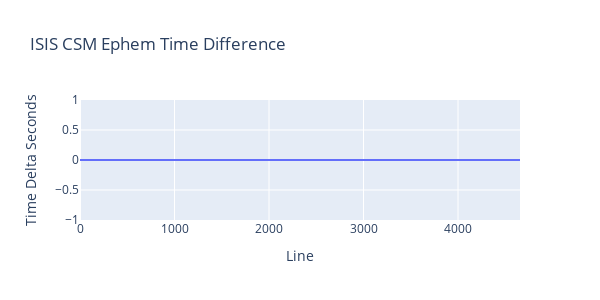

The notebook cell saved with this chart:
### Code cell
csmisis_diff_ephem_plot

### Figure 1 — Plotly figure (JSON) as saved in the notebook; plotly's stock layout.template omitted (floating-point values rounded to 4 significant figures; data arrays with more than 128 entries replaced by an {"elided": "..."} marker saying what was removed)
{"data": [{"line": {"shape": "spline"}, "type": "scatter", "x": [0, 95.02, 190.0, 285.1, 380.1, 475.1, 570.1, 665.1, 760.2, 855.2, 950.2, 1045.0, 1140.0, 1235.0, 1330.0, 1425.0, 1520.0, 1615.0, 1710.0, 1805.0, 1900.0, 1995.0, 2090.0, 2185.0, 2280.0, 2376.0, 2471.0, 2566.0, 2661.0, 2756.0, 2851.0, 2946.0, 3041.0, 3136.0, 3231.0, 3326.0, 3421.0, 3516.0, 3611.0, 3706.0, 3801.0, 3896.0, 3991.0, 4086.0, 4181.0, 4276.0, 4371.0, 4466.0, 4561.0, 4656], "y": {"elided": "500 int values"}}], "layout": {"height": 300, "title": {"text": "ISIS CSM Ephem Time Difference"}, "width": 600, "xaxis": {"title": {"text": "Line"}}, "yaxis": {"title": {"text": "Time Delta Seconds"}}}}
